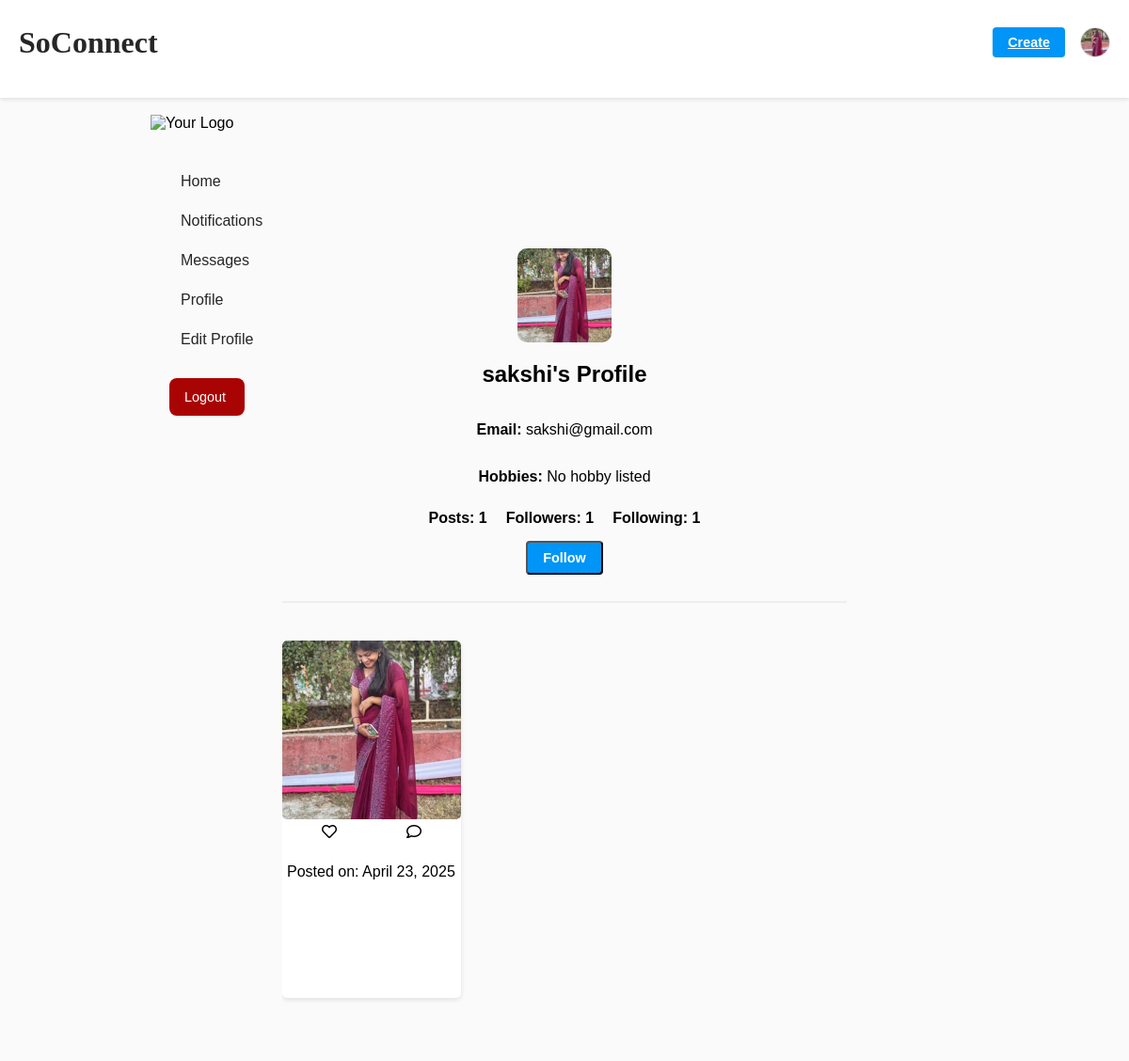
The app's page /posts/profile/sakshi (signed in) with its own data.
### users/models.py (models this page shows, shortened)
class CustomUser(AbstractUser):
    hobbies = models.CharField(max_length=255, blank=True, null=True)

class Profile(models.Model):
    user = models.OneToOneField(settings.AUTH_USER_MODEL, on_delete=models.CASCADE, related_name="profile")
    hobbies = models.ManyToManyField(Hobby, related_name='profiles', blank=True)
    image = models.ImageField(upload_to="profile_pics/", default="default.jpg")

### posts/models.py (models this page shows, shortened)
class Post(models.Model):
    user = models.ForeignKey(settings.AUTH_USER_MODEL, on_delete=models.CASCADE, related_name="posts")
    content = models.TextField()
    image = models.ImageField(upload_to="post_images/", blank=True, null=True)
    created_at = models.DateTimeField(auto_now_add=True)
    likes = models.ManyToManyField(settings.AUTH_USER_MODEL, related_name="liked_posts", blank=True)

### users/views.py (the view)
# urls.py: path('profile/<str:username>', profile_view, name='profile'),
@login_required
def profile_view(request, username):
    user_profile_obj = get_object_or_404(User, username=username)
    profile, _ = Profile.objects.get_or_create(user=user_profile_obj)
    posts = Post.objects.filter(user=user_profile_obj).order_by('-created_at')
    post_count = posts.count()
    follower_count = Follow.objects.filter(following=user_profile_obj).count()
    following_count = Follow.objects.filter(follower=user_profile_obj).count()
    is_following = False
    if request.user.is_authenticated and request.user != user_profile_obj:
        is_following = Follow.objects.filter(follower=request.user, following=user_profile_obj).exists()
    posts_with_counts = []
    for post in posts:
        like_count = post.likes.count()
        comment_count = post.comments.count()
        posts_with_counts.append({'post': post, 'like_count': like_count, 'comment_count': comment_count})
    context = {
        'user_profile': profile,
        'user': user_profile_obj,
        'posts_with_counts': posts_with_counts, # Use this in the template
        'post_count': post_count,
        'follower_count': follower_count,
        'following_count': following_count,
        'is_following': is_following,
    }
    return render(request, 'profile.html', context)

### templates/profile.html (shortened to what this page needs)
{% extends 'base.html' %}
{% load static %}
{% block content %}
<div class="profile-container">
    <main class="profile-content">
        <div class="profile-header">
            <div class="profile-img">
                <a href="{% url 'profile' username=request.user.username %}">
                    {% if request.user.profile.image %}
                        <img src="{{ user.profile.image.url }}" alt="Profile">
                    {% else %}
                        <i class="uil uil-user"></i>
                    {% endif %}
                </a>
            </div>
            <div class="profile-info">
                <h2 class="username">{{ user.username }}'s Profile</h2>
                <p><strong>Email:</strong> {{ user.email }}</p>
                <p><strong>Hobbies:</strong>
                    {% if profile.hobbies.all %}
                        {% for hobby in user.profile.hobbies.all %}
                            {{ hobby.name }}{% if not forloop.last %}, {% endif %}
                        {% endfor %}
                    {% else %}
                        No hobby listed
                    {% endif %}
                </p>
                <div class="profile-stats">
                    <span><strong>Posts:</strong> {{ post_count }}</span>
                    <span><strong>Followers:</strong> {{ follower_count }}</span>
                    <span><strong>Following:</strong> {{ following_count }}</span>
                </div>
                {% if request.user != user_profile %}
                    <form action="{% url 'follow_user' user_profile.id %}" method="POST">
                        {% if is_following %}
                            <button type="submit" class="btn btn-danger" style="padding: 5px; width: 80px;">Unfollow</button>
                        {% else %}
                            <button type="submit" class="btn btn-primary">Follow</button>
                        {% endif %}
                    </form>
                {% endif %}
            </div>
        </div>
        <hr style="width: 100%; border: 1px solid #eee; margin-bottom: 20px;">
        <div class="post-grid">
            {% for item in posts_with_counts %}
                {% with post=item.post like_count=item.like_count comment_count=item.comment_count %}
                    <div class="post">
                        {% if post.image %}
                            <img src="{{ post.image.url }}" alt="{{ post.caption }}">
                        {% endif %}
                        <div class="post-actions">
                            <i class="far fa-heart action-icon"></i>
                            <i class="far fa-comment action-icon"></i>
                        </div>
                        <div class="post-details">
                            <p class="post-date">Posted on: {{ post.created_at|date:"F j, Y" }}</p>
                        </div>
                    </div>
                {% endwith %}
            {% empty %}
                <p class="no-posts">No posts yet.</p>
            {% endfor %}
        </div>
    </main>
</div>
{% endblock content %}

### templates/base.html (shortened to what this page needs)
{% load static %}
<!DOCTYPE html>
<html lang="en">
<head>
    <link rel="stylesheet" href="https://unicons.iconscout.com/release/v2.1.6/css/unicons.css">
    <link rel="stylesheet" href="{% static 'css/base-style.css' %}">
    <link rel="stylesheet" href="https://cdnjs.cloudflare.com/ajax/libs/font-awesome/5.15.4/css/all.min.css">
</head>
<body>
    <nav>
        <div class="container">
            <h2 class="logo">SoConnect</h2>
            <div class="create">
                <a href="{% url 'create_post' %}" class="btn btn-primary">Create</a>
                <div class="profile-photo">
                    {% if request.user.profile.image %}
                        <img src="{{ request.user.profile.image.url }}" alt="Profile">
                    {% else %}
                        <img src="{% static 'images/default-profile.jpg' %}" alt="Profile">
                    {% endif %}
                </div>
            </div>
        </div>
    </nav>
    <main>
        <div class="container">
            <div class="row">
                <div class="col-md-3">
                    <div class="left">
                        <div class="logo-container">
                            <img src="{% static 'assets1/soconnectlogo-2.png' %}" alt="Your Logo" class="logo">
                        </div>
                        <a href="{% url 'dashboard' %}"> Home</a>
                        <a href="{% url 'notifications' %}"> Notifications</a>
                        <a href="#"> Messages</a>
                        <a href="{% url 'profile' username=request.user.username %}">Profile</a>
                        <a href="{% url 'edit_profile' username=request.user.username %}">Edit Profile</a>
                        <a href="{% url 'index' %}" class="btn btn-danger" style="color: white;">Logout</a>
                    </div>
                </div>
                <div class="col-md-9">
                    {% block content %}{% endblock %}
                </div>
            </div>
        </div>
    </main>
</body>
</html>

### static/css/base-style.css (style rules this page uses)
*, *::before, *::after { box-sizing: border-box; }
html, body { margin: 0; padding: 0; height: 100%; overflow-x: hidden; }
nav { position: fixed; top: 0; left: 0; width: 100%; z-index: 10; height: 6.5rem; background-color: #fff; box-shadow: 0 2px 4px rgba(0, 0, 0, 0.1); }
nav .container { display: flex; justify-content: space-between; align-items: center; max-width: 1200px; margin: 0 auto; padding: 0 20px; }
nav .logo { font-family: 'Billabong', cursive; font-size: 2rem; margin-right: 2rem; color: #262626; }
.create { display: flex; align-items: center; gap: 1rem; }
.btn-primary { background-color: #0095f6; color: #fff; padding: 0.5rem 1rem; border-radius: 4px; font-size: 0.9rem; font-weight: 600; }
.profile-photo { width: 2rem; height: 2rem; border-radius: 50%; overflow: hidden; border: 1px solid #dbdbdb; }
.profile-photo img { width: 100%; height: 100%; object-fit: cover; }
main { margin-top: 6.5rem; background-color: #fafafa; padding: 2rem; padding-top: 1rem; min-height: calc(100vh - 6.5rem); box-sizing: border-box; display: flex; flex-direction: row; justify-content: flex-start; overflow-y: hidden; }
main .container { display: flex; flex-direction: row; justify-content: center; max-width: 1200px; margin: 0 auto; padding: 0 20px; }
.row { display: flex; flex-direction: row; justify-content: flex-start; }
.left { width: 250px; position: fixed; top:6.6rem; left: 10rem; margin-right: 2rem; margin-top: 1rem; height: calc(100vh - 5rem); overflow-y: auto; }
.left .logo-container { margin-bottom: 2rem; }
.left .logo { max-width: 150px; }
.left a { display: flex; align-items: center; padding: 0.75rem 1rem; border-radius: 8px; color: #262626; font-weight: 500; text-decoration: none; transition: background-color 0.2s ease; }
.btn-danger { background-color: rgb(169, 4, 4); color: #fff; padding: 0.5rem 1rem; border: 5px; font-size: 0.9rem; font-weight: 600; width: 80px; margin-left: 20px; margin-top: 20px; }

### templates/profile.html (style rules this page uses)
body { font-family: sans-serif; margin: 0; }
.profile-container { display: flex; flex-direction: column; align-items: center; width: 100%; padding: 20px; box-sizing: border-box; overflow-x: hidden; }
.profile-content { flex: 1; padding-top: 0; padding: 20px; display: flex; flex-direction: column; align-items: center; width: 100%; max-width: 1200px; overflow-y: auto; }
.profile-header { display: flex; flex-direction: column; align-items: center; margin-bottom: 20px; width: 100%; max-width: 600px; text-align: center; }
.profile-img { width: 100px; height: 100px; overflow: hidden; border-radius: 10px; display: flex; justify-content: center; align-items: center; background-color: #f0f0f0; }
.profile-img img { width: 100%; height: 100%; object-fit: cover; }
.profile-info { display: flex; flex-direction: column; align-items: center; }
.profile-stats { display: flex; justify-content: center; gap: 20px; margin-top: 10px; font-size: 1rem; }
.profile-stats span { font-weight: bold; }
.profile-stats strong { font-weight: bold; }
button { margin-top: 15px; }
.post-grid { display: grid; grid-template-columns: repeat(3, minmax(150px, 1fr)); gap: 15px; width: 100%; max-width: 600px; margin-top: 20px; min-height: 400px; padding-bottom: 20px; overflow-y: auto; }
.post-grid .post { display: flex; flex-direction: column; border-radius: 5px; box-shadow: 0 2px 5px rgba(0, 0, 0, 0.1); overflow: hidden; background-color: #fff; position: relative; }
.post-grid img { width: 100%; height: auto; aspect-ratio: 1 /1; object-fit: cover; border-radius: 5px; }
.post-actions { display: flex; justify-content: space-around; padding: 5px; }
.post-details { padding: 5px; }
.post-grid .post { position: relative; }

### records on screen
CustomUser: user.profile.image (picture), profile.image (picture), username "sakshi", email "sakshi@gmail.com"
Post: post.image (picture), post.created_at "April 23, 2025"

### other values on screen
{{ post_count }} "1"
{{ follower_count }} "1"
{{ following_count }} "1"
